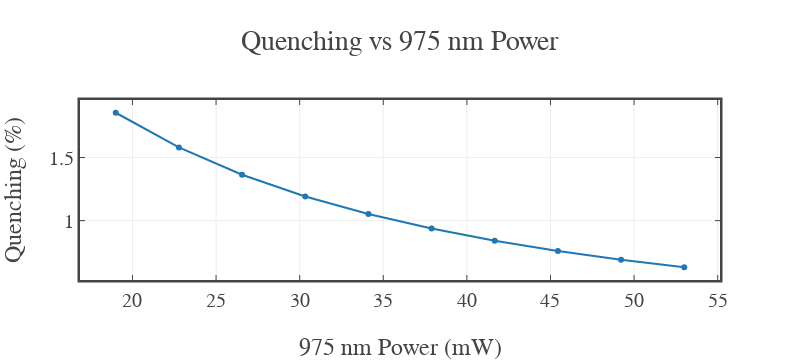
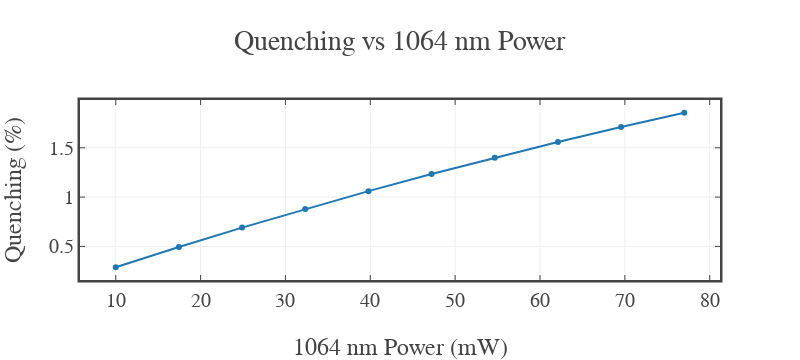

These figures' notebook cell, in order:
### Code cell
import numpy as np
from scipy.integrate import solve_ivp
from joblib import Parallel, delayed
from tqdm import tqdm
from contextlib import contextmanager
import plotly.graph_objects as go

# ============================================================
# --- Joblib + tqdm helper (same as first code)
# ============================================================
@contextmanager
def tqdm_joblib(tqdm_object):
    import joblib
    class TqdmBatchCompletionCallback(joblib.parallel.BatchCompletionCallBack):
        def __call__(self, *args, **kwargs):
            tqdm_object.update(n=self.batch_size)
            return super().__call__(*args, **kwargs)
    old_callback = joblib.parallel.BatchCompletionCallBack
    joblib.parallel.BatchCompletionCallBack = TqdmBatchCompletionCallback
    try:
        yield tqdm_object
    finally:
        joblib.parallel.BatchCompletionCallBack = old_callback
        tqdm_object.close()

# ============================================================
# --- Simulation parameters
# ============================================================
t_max = 300.0
dt = 1.0
t_eval = np.arange(0, t_max + dt, dt)

laser_on = 25.0
laser_off = 25.0
period = laser_on + laser_off
phase_shift = laser_on

# Lifetimes (ms)
beta1 = 1/0.5
beta2 = 1/0.25

# Coefficients
k_alpha1  = 5
k_alpha1p = 0.04
k_alpha2  = 0.06
k_alpha2p = 0.0005
k_gamma_975  = 0.00001
k_gamma_1064 = 0.1

# ============================================================
# --- Plotly template
# ============================================================
fig_template = go.layout.Template()
fig_template.layout = {
    'template': 'simple_white+presentation',
    'autosize': False,
    'width': 800,
    'height': 450,
    'xaxis': {'ticks':'inside','mirror':'ticks','linewidth':2.5,'showline':True,'zeroline':False},
    'yaxis': {'ticks':'inside','mirror':'ticks','linewidth':2.5,'showline':True,'zeroline':False},
    'font': {'family':'mathjax','size':20}
}

# ============================================================
# --- 1064 nm pulse
# ============================================================
def make_I1064_func(I_1064_peak):
    def I1064(t):
        phase = np.mod(t + phase_shift, period)
        return np.where(phase < laser_on, I_1064_peak, 0.0)
    return I1064

# ============================================================
# --- Single simulation → quenching
# ============================================================
def run_sim_quench(I_975, I_1064_peak, pulse_index=4):
    I1064 = make_I1064_func(I_1064_peak)

    def I975_func(t):
        return I_975 if np.isscalar(t) else np.full_like(t, I_975)

    def alpha1(t):  return k_alpha1 * I975_func(t) + k_alpha2 * I1064(t)
    def alpha1p(t): return k_alpha1p * I975_func(t) + k_alpha2p * I1064(t)
    def gamma975(t):  return k_gamma_975 * I975_func(t)
    def gamma1064(t): return k_gamma_1064 * I1064(t)

    def rate_equations(t, N):
        N0, N1, N2 = N
        a1  = alpha1(t)
        a1p = alpha1p(t)
        g1  = gamma975(t)
        g2  = gamma1064(t)
        dN0 = -a1*N0 + (beta1+g1+g2)*N1 + beta2*N2
        dN1 = a1*N0 - (a1p+beta1+g1+g2)*N1
        dN2 = a1p*N1 - beta2*N2
        return [dN0, dN1, dN2]

    sol = solve_ivp(rate_equations, [0, t_max], [1,0,0],
                    t_eval=t_eval, atol=1e-9, rtol=1e-7)

    t = sol.t
    emission = beta2 * sol.y[2]
    I1064_t = np.array([I1064(ti) for ti in t])

    # Detect rising edges
    on_indices = np.where((I1064_t[:-1] == 0) & (I1064_t[1:] > 0))[0]
    if pulse_index >= len(on_indices):
        return np.nan

    idx_on = on_indices[pulse_index] + 1
    idx_off = idx_on + np.where(I1064_t[idx_on:] == 0)[0][0]

    start_mask = (t >= t[idx_on]) & (t < t[idx_on] + dt)
    end_mask   = (t >= t[idx_off] - dt) & (t < t[idx_off])

    PL_start = emission[start_mask].mean()
    PL_end   = emission[end_mask].mean()

    return (PL_start - PL_end) / PL_start * 100

# ============================================================
# --- Power grids (EXPERIMENTAL)
# ============================================================
powers_975  = np.linspace(19.0, 53.0, 10)
powers_1064 = np.linspace(10.0, 77.0, 10)

N1 = len(powers_975)
N2 = len(powers_1064)

Q = np.zeros((N2, N1))

# ============================================================
# --- Parallel computation
# ============================================================
tasks = [(i, j, p975, p1064)
         for j, p1064 in enumerate(powers_1064)
         for i, p975 in enumerate(powers_975)]

with tqdm_joblib(tqdm(total=len(tasks), desc="Computing Quenching Matrix")):
    results = Parallel(n_jobs=-1)(
        delayed(lambda x: (x[0], x[1], run_sim_quench(x[2], x[3])))(task)
        for task in tasks
    )

for i, j, q in results:
    Q[j, i] = q

# ============================================================
# --- Plot 1: Quenching vs 975 nm (fixed 1064)
# ============================================================
I1064_fixed = 77.0
idx_1064 = np.argmin(np.abs(powers_1064 - I1064_fixed))

fig_q_975 = go.Figure()
fig_q_975.add_trace(go.Scatter(
    x=powers_975,
    y=Q[idx_1064, :],
    mode="lines+markers",
    name=f"1064 nm = {powers_1064[idx_1064]:.1f} mW"
))
fig_q_975.update_layout(
    template=fig_template,
    xaxis_title="975 nm Power (mW)",
    yaxis_title="Quenching (%)",
    title="Quenching vs 975 nm Power"
)
fig_q_975.show()

# ============================================================
# --- Plot 2: Quenching vs 1064 nm (fixed 975)
# ============================================================
I975_fixed = 19.4
idx_975 = np.argmin(np.abs(powers_975 - I975_fixed))

fig_q_1064 = go.Figure()
fig_q_1064.add_trace(go.Scatter(
    x=powers_1064,
    y=Q[:, idx_975],
    mode="lines+markers",
    name=f"975 nm = {powers_975[idx_975]:.1f} mW"
))
fig_q_1064.update_layout(
    template=fig_template,
    xaxis_title="1064 nm Power (mW)",
    yaxis_title="Quenching (%)",
    title="Quenching vs 1064 nm Power"
)
fig_q_1064.show()

### Figure 1 — Plotly figure (JSON) as saved in the notebook; plotly's stock layout.template omitted (floating-point values rounded to 4 significant figures)
{"data": [{"mode": "lines+markers", "name": "1064 nm = 77.0 mW", "type": "scatter", "x": [19.0, 22.78, 26.56, 30.33, 34.11, 37.89, 41.67, 45.44, 49.22, 53.0], "y": [1.855, 1.58, 1.364, 1.192, 1.052, 0.9374, 0.8413, 0.7601, 0.6908, 0.631]}], "layout": {"height": 360, "title": {"text": "Quenching vs 975 nm Power"}, "width": 800, "xaxis": {"autorange": true, "range": [16.86, 55.14], "title": {"text": "975 nm Power (mW)"}, "type": "linear"}, "yaxis": {"autorange": true, "range": [0.53, 1.956], "title": {"text": "Quenching (%)"}, "type": "linear"}}}

### Figure 2 — Plotly figure (JSON) as saved in the notebook; plotly's stock layout.template omitted (floating-point values rounded to 4 significant figures)
{"data": [{"mode": "lines+markers", "name": "975 nm = 19.0 mW", "type": "scatter", "x": [10.0, 17.44, 24.89, 32.33, 39.78, 47.22, 54.67, 62.11, 69.56, 77.0], "y": [0.2893, 0.4944, 0.6911, 0.8797, 1.06, 1.234, 1.399, 1.558, 1.71, 1.855]}], "layout": {"height": 360, "title": {"text": "Quenching vs 1064 nm Power"}, "width": 800, "xaxis": {"autorange": true, "range": [5.787, 81.21], "title": {"text": "1064 nm Power (mW)"}, "type": "linear"}, "yaxis": {"autorange": true, "range": [0.1601, 1.984], "title": {"text": "Quenching (%)"}, "type": "linear"}}}
